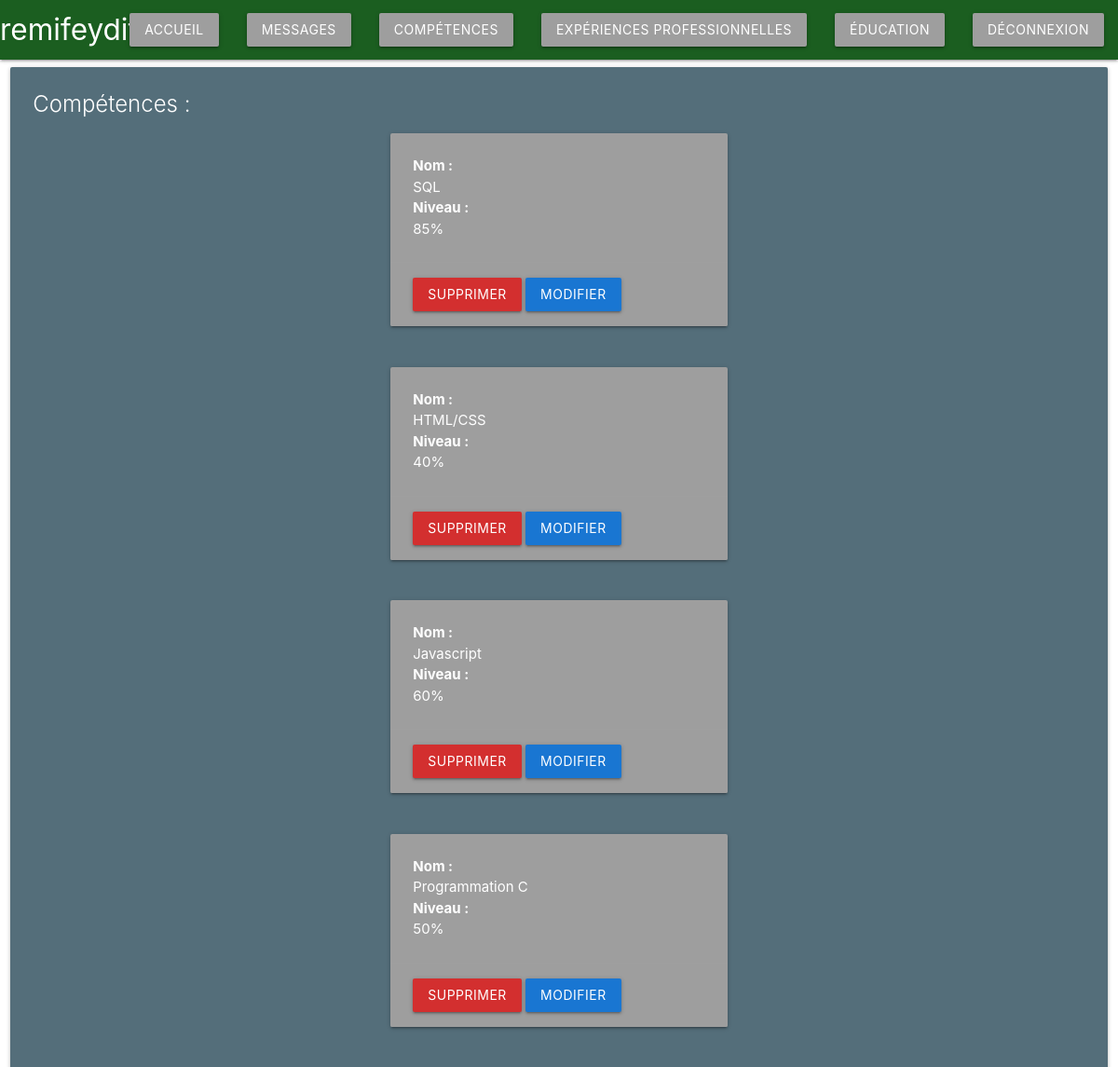
The app's page /CV/dashboard/skill.php (signed in) with its own data.
### tables this page shows
CREATE TABLE `skills` (
  `id` int(11) NOT NULL,
  `skillName` varchar(20) DEFAULT NULL,
  `level` int(11) DEFAULT NULL,
  `idAdmin` int(11) DEFAULT NULL
);

### CV/dashboard/skill.php (the view, shortened to what this page needs)
<!DOCTYPE html>
<html lang="en">
<head>
    <?php
    include_once("../include/head.php");
    $pdo = connectPDO();
    ?>
</head>
<body>
<?php
include_once("../include/header.php");
?>
<div class="row">
    <div class="col s12 m12">
      <div class="card blue-grey darken-1">
        <div class="card-content white-text">
          <span class="card-title">Compétences :</span>
          <?php
          $query = $pdo->prepare('SELECT * FROM skills');
          $query->execute();
          $skills = $query->fetchAll();
          foreach ($skills as $skill)
          {
        ?>
          <div class="row">
          <div class="col s12 m4"></div>
            <div class="col s12 m4">
            <div class="card grey">
                <div class="card-content white-text">
            <p><b>Nom : </b></p>
            <p><?php echo $skill['skillName']?></p>
            <p><b>Niveau : </b></p>
            <p><?php echo $skill['level']?>%</p>
        </div>
        <div class="card-action">
            <a class="waves-effect waves-light btn red darken-2" href="./delete/deleteSkill.php?id=<?php echo $skill['id']; ?>">Supprimer</a>
            <a class="waves-effect waves-light btn blue darken-2 white-text" href="./edit/editSkill.php?id=<?php echo $skill['id']; ?>">Modifier</a>
        </div>
      </div>
      <div class="col s12 m4"></div>
    </div>
  </div>
          <?php } ?>
        </div>
      </div>
    </div>
  </div>
</body>
</html>

### records on screen
skills: skillName "SQL", level "85"
skills: skillName "HTML/CSS", level "40"
skills: skillName "Javascript", level "60"
skills: skillName "Programmation C", level "50"
